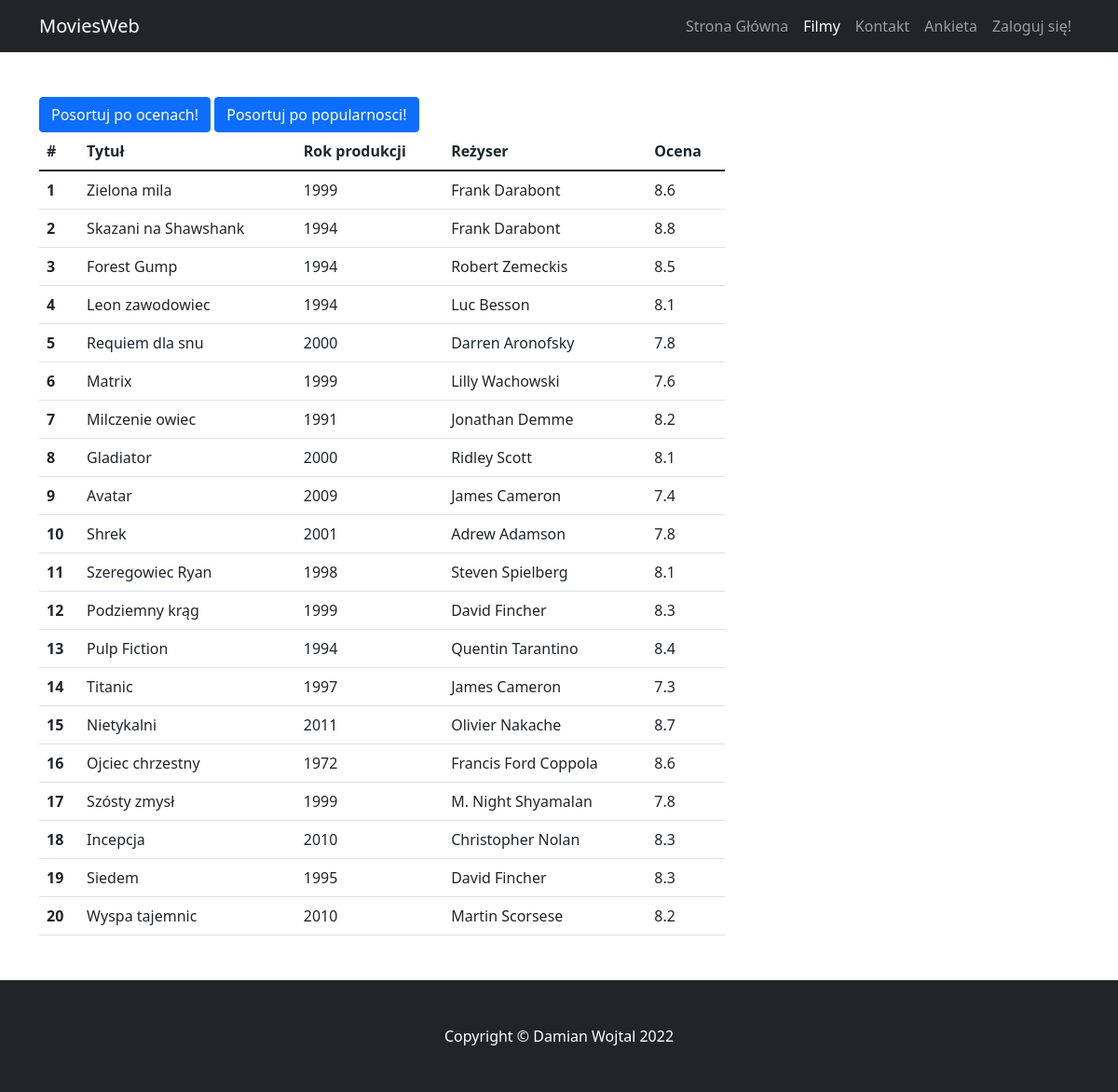
/strony/filmy.php, run on the app's committed database.
### tables this page shows
CREATE TABLE `filmy` (
  `ID` int(255) NOT NULL,
  `Tytul` varchar(50) NOT NULL,
  `Rok_produkcji` int(4) NOT NULL,
  `Rezyser` varchar(99) NOT NULL,
  `Ocena` float NOT NULL
);

### skrypty/wczytaj_filmy.php (the view, shortened to what this page needs)
<?php
function wyswietl_filmy(){
$polaczenie = @new mysqli('localhost', 'root', '', 'baza');
	if ($polaczenie->connect_errno!=0)
	{
		echo "Error: ".$polaczenie->connect_errno;
	}
	else
	{
    $query = mysqli_query($polaczenie ,'select * from filmy');
    $zawartosc = " ";
    while($rekord = mysqli_fetch_array($query)){
        $zawartosc .= '<tr> <th>'.$rekord[0].'</th>';
        $zawartosc .= '<td>'.$rekord[1].'</td>';
        $zawartosc .= '<td>'.$rekord[2].'</td>';
        $zawartosc .= '<td>'.$rekord[3].'</td>';
        $zawartosc .= '<td>'.$rekord[4].'</td></tr>';
    }
    echo $zawartosc;
}}
?>

### strony/filmy.php (shortened to what this page needs)
<!DOCTYPE html>
<html lang="en">
    <head>
        <link href="../css/styles.css" rel="stylesheet" />
    </head>
    <body>
        <nav class="navbar navbar-expand-lg navbar-dark bg-dark">
            <div class="container">
                <a class="navbar-brand" href="../index.php">MoviesWeb</a>
                <div class="collapse navbar-collapse" id="navbarSupportedContent">
                    <ul class="navbar-nav ms-auto mb-2 mb-lg-0">
                        <li class="nav-item"><a class="nav-link" href="../index.php">Strona Główna</a></li>
                        <li class="nav-item"><a class="nav-link active" aria-current="page" href="filmy.php">Filmy</a></li>
                        <li class="nav-item"><a class="nav-link" href="kontakt.php">Kontakt</a></li>
                        <li class="nav-item"><a class="nav-link" href="ankieta.php">Ankieta</a></li>
                        <?php
                        if(!isset($_SESSION['login'])){
                            echo '<li class="nav-item"><a class="nav-link" href="logowanie.php">Zaloguj się!</a></li>'; }
                        else{
                            if($_SESSION['login'] == 'Admin123'){
                                echo '<li class="nav-item"><a class="nav-link" href="admin.php">'.$_SESSION['login'].'</a></li>';
                                echo '<li class="nav-item"><a class="nav-link" href="../skrypty/wyloguj.php">Wyloguj</a></li>';
                            }else{
                            echo '<li class="nav-item"><a class="nav-link" href="profil.php">'.$_SESSION['login'].'</a></li>';
                            echo '<li class="nav-item"><a class="nav-link" href="../skrypty/wyloguj.php">Wyloguj</a></li>';
                        }}
                        ?>
                    </ul>
                </div>
            </div>
        </nav>
        <div class="container mt-5">
            <div class="row">
                <div class="col-lg-8">
                    <article >
                        <section class="mb-5">
                              <table class="table">
                                  <div style="margin: auto;">
                                  <a class="btn btn-primary" href="filmy.php?sort=true">Posortuj po ocenach!</a>
                                  <a class="btn btn-primary" href="filmy.php?pop=true">Posortuj po popularnosci!</a>
                                  </div>
                                  <thead class="thead-dark">
                                  <tr>
                                    <th scope="col">#</th>
                                    <th scope="col">Tytuł</th>
                                    <th scope="col">Rok produkcji</th>
                                    <th scope="col">Reżyser</th>
                                    <th scope="col">Ocena</th>
                                  </tr>
                                </thead>
                                <tbody>
                                  <?php include '../skrypty/wczytaj_filmy.php';
                                  if(!isset($_GET['sort']) && !isset($_GET['pop'])){
                                      wyswietl_filmy();
                                  }
                                  ?>
                                </tbody>
                              </table>
                        </section>
                    </article>
                </div>
                </div>
            </div>
        <footer class="py-5 bg-dark">
            <div class="container"><p class="m-0 text-center text-white">Copyright &copy; Damian Wojtal 2022</p></div>
        </footer>
    </body>
</html>

### data on the page
filmy: ID "1", Tytul "Zielona mila", Rok_produkcji "1999", Rezyser "Frank Darabont", Ocena "8.6"
filmy: ID "2", Tytul "Skazani na Shawshank", Rok_produkcji "1994", Rezyser "Frank Darabont", Ocena "8.8"
filmy: ID "3", Tytul "Forest Gump", Rok_produkcji "1994", Rezyser "Robert Zemeckis", Ocena "8.5"
filmy: ID "4", Tytul "Leon zawodowiec", Rok_produkcji "1994", Rezyser "Luc Besson", Ocena "8.1"
filmy: ID "5", Tytul "Requiem dla snu", Rok_produkcji "2000", Rezyser "Darren Aronofsky", Ocena "7.8"
filmy: ID "6", Tytul "Matrix", Rok_produkcji "1999", Rezyser "Lilly Wachowski", Ocena "7.6"
filmy: ID "7", Tytul "Milczenie owiec", Rok_produkcji "1991", Rezyser "Jonathan Demme", Ocena "8.2"
filmy: ID "8", Tytul "Gladiator", Rok_produkcji "2000", Rezyser "Ridley Scott", Ocena "8.1"
filmy: ID "9", Tytul "Avatar", Rok_produkcji "2009", Rezyser "James Cameron", Ocena "7.4"
filmy: ID "10", Tytul "Shrek", Rok_produkcji "2001", Rezyser "Adrew Adamson", Ocena "7.8"
filmy: ID "11", Tytul "Szeregowiec Ryan", Rok_produkcji "1998", Rezyser "Steven Spielberg", Ocena "8.1"
filmy: ID "12", Tytul "Podziemny krąg", Rok_produkcji "1999", Rezyser "David Fincher", Ocena "8.3"
filmy: ID "13", Tytul "Pulp Fiction", Rok_produkcji "1994", Rezyser "Quentin Tarantino", Ocena "8.4"
filmy: ID "14", Tytul "Titanic", Rok_produkcji "1997", Rezyser "James Cameron", Ocena "7.3"
filmy: ID "15", Tytul "Nietykalni", Rok_produkcji "2011", Rezyser "Olivier Nakache", Ocena "8.7"
filmy: ID "16", Tytul "Ojciec chrzestny", Rok_produkcji "1972", Rezyser "Francis Ford Coppola", Ocena "8.6"
filmy: ID "17", Tytul "Szósty zmysł", Rok_produkcji "1999", Rezyser "M. Night Shyamalan", Ocena "7.8"
filmy: ID "18", Tytul "Incepcja", Rok_produkcji "2010", Rezyser "Christopher Nolan", Ocena "8.3"
filmy: ID "19", Tytul "Siedem", Rok_produkcji "1995", Rezyser "David Fincher", Ocena "8.3"
filmy: ID "20", Tytul "Wyspa tajemnic", Rok_produkcji "2010", Rezyser "Martin Scorsese", Ocena "8.2"
